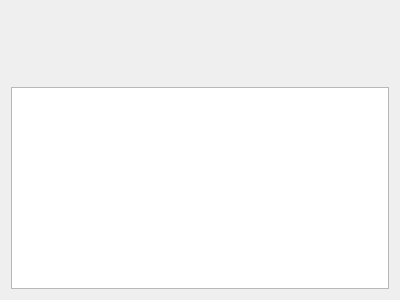
<?xml version="1.0" encoding="UTF-8"?>
<ui version="4.0">
 <class>Pro_table</class>
 <widget class="QWidget" name="Pro_table">
  <property name="geometry">
   <rect>
    <x>0</x>
    <y>0</y>
    <width>400</width>
    <height>300</height>
   </rect>
  </property>
  <property name="windowTitle">
   <string>Form</string>
  </property>
  <layout class="QVBoxLayout" name="verticalLayout">
   <item>
    <widget class="QChartView" name="chart1" native="true">
     <property name="minimumSize">
      <size>
       <width>0</width>
       <height>70</height>
      </size>
     </property>
    </widget>
   </item>
   <item>
    <widget class="QTableWidget" name="tableWidget"/>
   </item>
  </layout>
 </widget>
 <customwidgets>
  <customwidget>
   <class>QChartView</class>
   <extends>QWidget</extends>
   <header>qchartview.h</header>
   <container>1</container>
  </customwidget>
 </customwidgets>
 <resources/>
 <connections/>
</ui>
